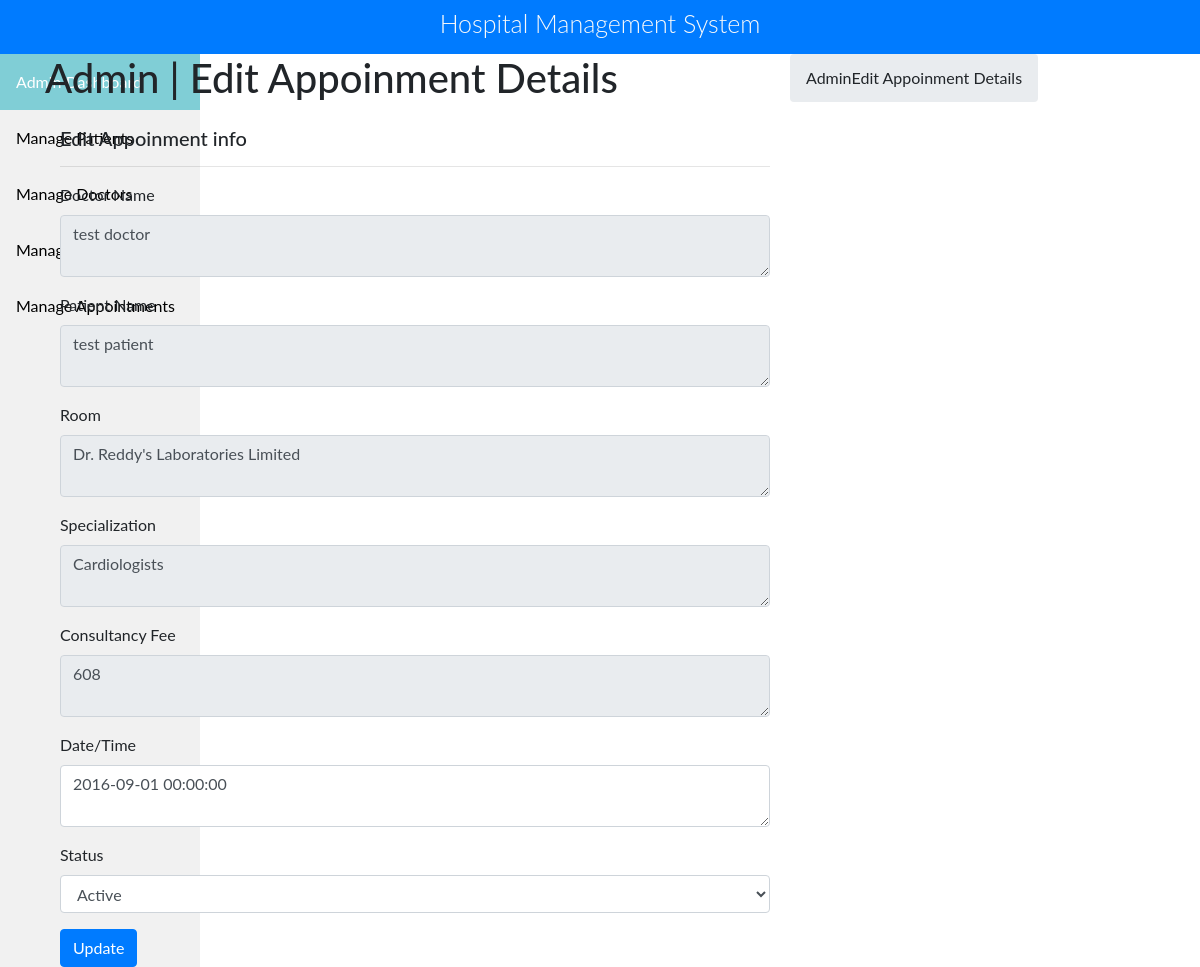
/HMS/admin/edit-appointment.php?id=1 (signed in), run on the app's committed database.
### tables this page shows
CREATE TABLE `appointment` (
  `id` int(11) NOT NULL,
  `doctorId` int(11) DEFAULT NULL,
  `userId` int(11) DEFAULT NULL,
  `roomId` int(255) NOT NULL,
  `appointmentDate` datetime DEFAULT NULL,
  `status` tinyint(1) DEFAULT 1
);

CREATE TABLE `doctors` (
  `id` bigint(20) NOT NULL,
  `specialityID` int(255) DEFAULT NULL,
  `doctorName` varchar(255) DEFAULT NULL,
  `docFees` int(255) DEFAULT NULL,
  `docphone` bigint(11) DEFAULT NULL,
  `docEmail` varchar(255) DEFAULT NULL,
  `password` varchar(255) DEFAULT NULL
);

CREATE TABLE `users` (
  `id` bigint(255) NOT NULL,
  `fullName` varchar(255) DEFAULT NULL,
  `age` tinyint(3) UNSIGNED DEFAULT NULL,
  `gender` varchar(10) DEFAULT NULL,
  `phone` bigint(11) DEFAULT NULL,
  `address` longtext DEFAULT NULL,
  `email` varchar(255) DEFAULT NULL,
  `password` varchar(255) DEFAULT NULL
);

CREATE TABLE `room` (
  `roomID` int(255) NOT NULL,
  `type` varchar(255) DEFAULT NULL,
  `status` tinyint(1) NOT NULL
);

CREATE TABLE `doctorspecilization` (
  `id` int(11) NOT NULL,
  `specilization` varchar(255) DEFAULT NULL
);

### HMS/admin/edit-appointment.php (the view, shortened to what this page needs)
<?php
include('include/config.php');
$aid=intval($_GET['id']);
?>
<!DOCTYPE html>
<html lang="en">
<head>
<link rel="stylesheet" href="https://stackpath.bootstrapcdn.com/bootstrap/4.5.2/css/bootstrap.min.css">
	<link rel="stylesheet" href="https://pro.fontawesome.com/releases/v5.11.2/css/all.css">
</head>
<body>
	<div id="app">
		<div class="app-content">
<?php include("include/title.php"); ?>
		<?php include("sideNav.php"); ?>
			<div class="main-content" >
				<div class="wrap-content container" id="container">
					<section id="page-title">
						<div class="row">
							<div class="col-sm-8">
								<h1 class="mainTitle">Admin | Edit Appoinment Details</h1>
							</div>
							<ol class="breadcrumb">
								<li>
									<span>Admin</span>
								</li>
								<li class="active">
									<span>Edit Appoinment Details</span>
								</li>
							</ol>
						</div>
					</section>
					<div class="container-fluid container-fullw bg-white">
						<div class="row">
							<div class="col-md-12">
									<div class="row margin-top-30">
										<div class="col-lg-8 col-md-12">
											<div class="panel panel-white">
												<div class="panel-heading">
													<h5 class="panel-title">Edit Appoinment info</h5>
												</div>
												<div class="panel-body">
													<?php $sql=mysqli_query($con,"select * from appointment where id='$aid'");
													while($data=mysqli_fetch_array($sql))
													{
														?>
														<hr />
														<form role="form" name="appointmentedit" method="post" onSubmit="return valid();">
																<div class="form-group">
																	<label for="doctorname">
																		Doctor Name
																	</label>
																	<textarea name="doctorname" class="form-control" readonly="readonly"><?php
																	$sql=mysqli_query($con,"select doctors.doctorName from doctors where id=".$data['doctorId']." ");
																	$data1 = mysqli_fetch_array($sql);
																	echo htmlentities($data1['doctorName']);?></textarea>
																</div>
																<div class="form-group">
																	<label for="patientname">
																		Patient Name
																	</label>
																	<textarea name="patientname" class="form-control" readonly="readonly"><?php
																	$sql=mysqli_query($con,"select users.fullName from users where id=".$data['userId']." ");
																	$data1 = mysqli_fetch_array($sql);
																	echo htmlentities($data1['fullName']);?></textarea>
																</div>
																<div class="form-group">
																	<label for="room">
																		Room
																	</label>
																	<textarea name="room" class="form-control" readonly="readonly"><?php
																	$sql=mysqli_query($con,"select room.type from room where roomID=".$data['roomId']." ");
																	$data1 = mysqli_fetch_array($sql);
																	echo htmlentities($data1['type']);?></textarea>
																</div>
																<div class="form-group">
																	<label for="specialization">
																		Specialization
																	</label>
																	<textarea name="specialization" class="form-control" readonly="readonly"><?php
																	$sql2=mysqli_query($con,"select specilization from doctorspecilization where id IN (select doctors.specialityID from doctors where id=".$data['doctorId']." ) ");
																	$data2 = mysqli_fetch_array($sql2);
																	echo htmlentities($data2['specilization']);?></textarea>
																</div>
																<div class="form-group">
																	<label for="Fee">
																		Consultancy Fee
																	</label>
																	<textarea name="Fee" class="form-control" readonly="readonly"><?php
																	$sql=mysqli_query($con,"select doctors.docFees from doctors where id=".$data['doctorId']." ");
																	$data1 = mysqli_fetch_array($sql);
																	echo htmlentities($data1['docFees']);?></textarea>
																</div>
																<div class="form-group">
																	<label for="Date">
																		Date/Time
																	</label>
																	<textarea name="date" class="form-control" required="required"><?php echo htmlentities($data['appointmentDate']);?></textarea>
																</div>
																<div class="form-group">
																	<label for="status">
																		Status
																	</label>
																<select name="status" class="form-control" required="required">
																	 <option value="1">Active</option>
																	</select>
																</div>
															<?php } ?>
															<button type="submit" name="submit" class="btn btn-o btn-primary">
																Update
															</button>
														</form>
													</div>
												</div>
											</div>
										</div>
									</div>
								</div>
							</div>
						</div>
					</div>
				</div>
			</div>
</body>
</html>

### HMS/admin/sideNav.php (style rules this page uses)
body { margin: 0; font-family: "Lato", sans-serif; }

### data on the page
appointment: doctorname "test doctor", patientname "test patient", room "Dr. Reddy's Laboratories Limited", specialization "Cardiologists", Fee "608", date "2016-09-01 00:00:00"
